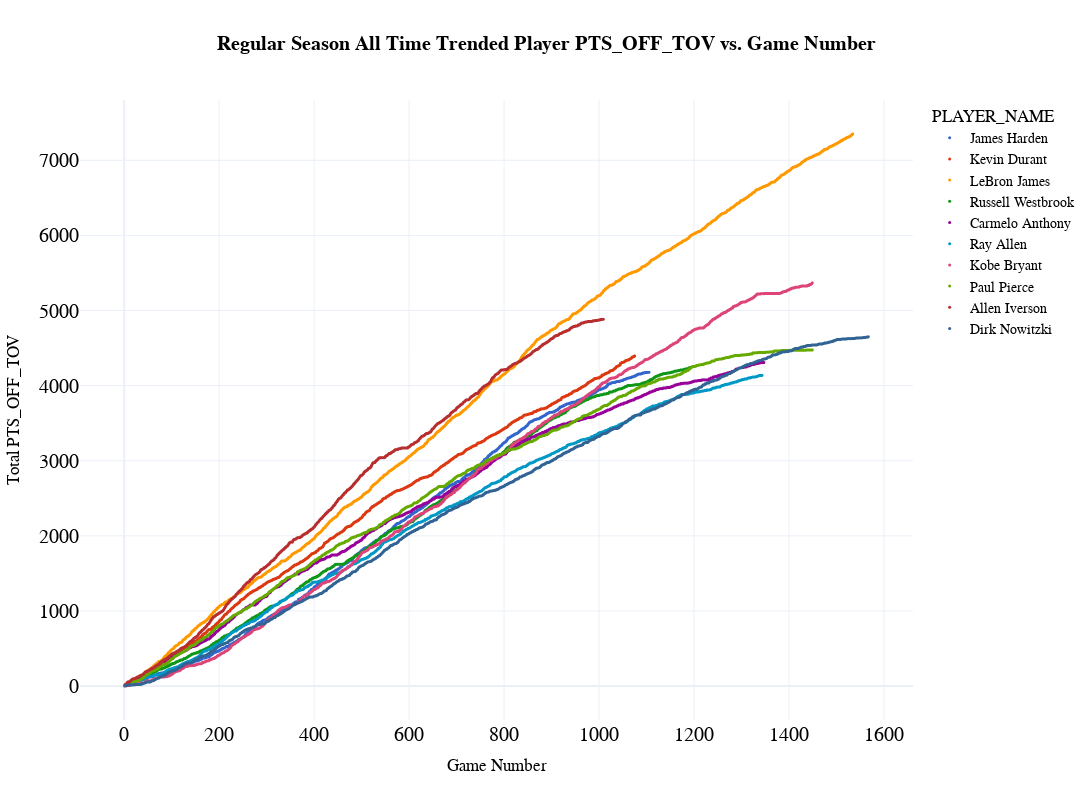

Here is the notebook cell this chart was saved with:
### Code cell
fig = px.scatter(
  df_top, 
  x="Game Number", 
  y="Total {}".format(sort_category),
  color='PLAYER_NAME',
  color_discrete_sequence=px.colors.qualitative.G10,
  title="<b>{} All Time Trended Player {} vs. Game Number</b>".format(types,sort_category),
  template="plotly_white",
  hover_data=['TEAM_ABBREVIATION',
       'PLAYER_NAME',
       'PTS_OFF_TOV', 'PTS_2ND_CHANCE', 'PTS_FB', 'PTS_PAINT',
       'OPP_PTS_OFF_TOV', 'OPP_PTS_2ND_CHANCE', 'OPP_PTS_FB', 'OPP_PTS_PAINT',
       'BLK', 'BLKA', 'PF', 'PFD', 'Season', 'GAME_ID_1', 'GAME_DATE',
       'MATCHUP', 'SEASON_1', 'Game Number', 'Total PTS_OFF_TOV',
       'Total PTS_2ND_CHANCE', 'Total PTS_FB', 'Total PTS_PAINT',
       'Total OPP_PTS_OFF_TOV', 'Total OPP_PTS_2ND_CHANCE', 'Total OPP_PTS_FB',
       'Total OPP_PTS_PAINT', 'Total BLK', 'Total BLKA', 'Total PF',
       'Total PFD'], 
  height=800, 
  width=1200,
  )

fig.update_layout(
    title_x=0.5,
    hoverlabel=dict(
        bgcolor="white",
        font_size=16,
        font_family="PT Sans Narrow"
    ),
    yaxis = dict(tickfont = dict(size=20)),
    xaxis = dict(tickfont = dict(size=20)),
    font=dict(
        family="PT Sans Narrow",
        size=14,
        color="Black"
    ),
    title_font_family="PT Sans Narrow"
)
fig.update_traces(marker={'size': 3})

fig

### Figure 1 — Plotly figure (JSON) as saved in the notebook; plotly's stock layout.template omitted (floating-point values rounded to 4 significant figures; data arrays with more than 128 entries replaced by an {"elided": "..."} marker saying what was removed)
{"data": [{"customdata": {"elided": "1111x30 mixed values"}, "hovertemplate": "PLAYER_NAME=%{customdata[1]}<br>Game Number=%{x}<br>Total PTS_OFF_TOV=%{y}<br>TEAM_ABBREVIATION=%{customdata[0]}<br>PTS_OFF_TOV=%{customdata[2]}<br>PTS_2ND_CHANCE=%{customdata[3]}<br>PTS_FB=%{customdata[4]}<br>PTS_PAINT=%{customdata[5]}<br>OPP_PTS_OFF_TOV=%{customdata[6]}<br>OPP_PTS_2ND_CHANCE=%{customdata[7]}<br>OPP_PTS_FB=%{customdata[8]}<br>OPP_PTS_PAINT=%{customdata[9]}<br>BLK=%{customdata[10]}<br>BLKA=%{customdata[11]}<br>PF=%{customdata[12]}<br>PFD=%{customdata[13]}<br>Season=%{customdata[14]}<br>GAME_ID_1=%{customdata[15]}<br>GAME_DATE=%{customdata[16]}<br>MATCHUP=%{customdata[17]}<br>SEASON_1=%{customdata[18]}<br>Total PTS_2ND_CHANCE=%{customdata[19]}<br>Total PTS_FB=%{customdata[20]}<br>Total PTS_PAINT=%{customdata[21]}<br>Total OPP_PTS_OFF_TOV=%{customdata[22]}<br>Total OPP_PTS_2ND_CHANCE=%{customdata[23]}<br>Total OPP_PTS_FB=%{customdata[24]}<br>Total OPP_PTS_PAINT=%{customdata[25]}<br>Total BLK=%{customdata[26]}<br>Total BLKA=%{customdata[27]}<br>Total PF=%{customdata[28]}<br>Total PFD=%{customdata[29]}<extra></extra>", "legendgroup": "James Harden", "marker": {"color": "#3366CC", "size": 3, "symbol": "circle"}, "mode": "markers", "name": "James Harden", "showlegend": true, "type": "scattergl", "x": {"elided": "1111 int values"}, "xaxis": "x", "y": {"elided": "1111 int values"}, "yaxis": "y"}, {"customdata": {"elided": "1079x30 mixed values"}, "hovertemplate": "PLAYER_NAME=%{customdata[1]}<br>Game Number=%{x}<br>Total PTS_OFF_TOV=%{y}<br>TEAM_ABBREVIATION=%{customdata[0]}<br>PTS_OFF_TOV=%{customdata[2]}<br>PTS_2ND_CHANCE=%{customdata[3]}<br>PTS_FB=%{customdata[4]}<br>PTS_PAINT=%{customdata[5]}<br>OPP_PTS_OFF_TOV=%{customdata[6]}<br>OPP_PTS_2ND_CHANCE=%{customdata[7]}<br>OPP_PTS_FB=%{customdata[8]}<br>OPP_PTS_PAINT=%{customdata[9]}<br>BLK=%{customdata[10]}<br>BLKA=%{customdata[11]}<br>PF=%{customdata[12]}<br>PFD=%{customdata[13]}<br>Season=%{customdata[14]}<br>GAME_ID_1=%{customdata[15]}<br>GAME_DATE=%{customdata[16]}<br>MATCHUP=%{customdata[17]}<br>SEASON_1=%{customdata[18]}<br>Total PTS_2ND_CHANCE=%{customdata[19]}<br>Total PTS_FB=%{customdata[20]}<br>Total PTS_PAINT=%{customdata[21]}<br>Total OPP_PTS_OFF_TOV=%{customdata[22]}<br>Total OPP_PTS_2ND_CHANCE=%{customdata[23]}<br>Total OPP_PTS_FB=%{customdata[24]}<br>Total OPP_PTS_PAINT=%{customdata[25]}<br>Total BLK=%{customdata[26]}<br>Total BLKA=%{customdata[27]}<br>Total PF=%{customdata[28]}<br>Total PFD=%{customdata[29]}<extra></extra>", "legendgroup": "Kevin Durant", "marker": {"color": "#DC3912", "size": 3, "symbol": "circle"}, "mode": "markers", "name": "Kevin Durant", "showlegend": true, "type": "scattergl", "x": {"elided": "1079 int values"}, "xaxis": "x", "y": {"elided": "1079 int values"}, "yaxis": "y"}, {"customdata": {"elided": "1538x30 mixed values"}, "hovertemplate": "PLAYER_NAME=%{customdata[1]}<br>Game Number=%{x}<br>Total PTS_OFF_TOV=%{y}<br>TEAM_ABBREVIATION=%{customdata[0]}<br>PTS_OFF_TOV=%{customdata[2]}<br>PTS_2ND_CHANCE=%{customdata[3]}<br>PTS_FB=%{customdata[4]}<br>PTS_PAINT=%{customdata[5]}<br>OPP_PTS_OFF_TOV=%{customdata[6]}<br>OPP_PTS_2ND_CHANCE=%{customdata[7]}<br>OPP_PTS_FB=%{customdata[8]}<br>OPP_PTS_PAINT=%{customdata[9]}<br>BLK=%{customdata[10]}<br>BLKA=%{customdata[11]}<br>PF=%{customdata[12]}<br>PFD=%{customdata[13]}<br>Season=%{customdata[14]}<br>GAME_ID_1=%{customdata[15]}<br>GAME_DATE=%{customdata[16]}<br>MATCHUP=%{customdata[17]}<br>SEASON_1=%{customdata[18]}<br>Total PTS_2ND_CHANCE=%{customdata[19]}<br>Total PTS_FB=%{customdata[20]}<br>Total PTS_PAINT=%{customdata[21]}<br>Total OPP_PTS_OFF_TOV=%{customdata[22]}<br>Total OPP_PTS_2ND_CHANCE=%{customdata[23]}<br>Total OPP_PTS_FB=%{customdata[24]}<br>Total OPP_PTS_PAINT=%{customdata[25]}<br>Total BLK=%{customdata[26]}<br>Total BLKA=%{customdata[27]}<br>Total PF=%{customdata[28]}<br>Total PFD=%{customdata[29]}<extra></extra>", "legendgroup": "LeBron James", "marker": {"color": "#FF9900", "size": 3, "symbol": "circle"}, "mode": "markers", "name": "LeBron James", "showlegend": true, "type": "scattergl", "x": {"elided": "1538 int values"}, "xaxis": "x", "y": {"elided": "1538 int values"}, "yaxis": "y"}, {"customdata": {"elided": "1198x30 mixed values"}, "hovertemplate": "PLAYER_NAME=%{customdata[1]}<br>Game Number=%{x}<br>Total PTS_OFF_TOV=%{y}<br>TEAM_ABBREVIATION=%{customdata[0]}<br>PTS_OFF_TOV=%{customdata[2]}<br>PTS_2ND_CHANCE=%{customdata[3]}<br>PTS_FB=%{customdata[4]}<br>PTS_PAINT=%{customdata[5]}<br>OPP_PTS_OFF_TOV=%{customdata[6]}<br>OPP_PTS_2ND_CHANCE=%{customdata[7]}<br>OPP_PTS_FB=%{customdata[8]}<br>OPP_PTS_PAINT=%{customdata[9]}<br>BLK=%{customdata[10]}<br>BLKA=%{customdata[11]}<br>PF=%{customdata[12]}<br>PFD=%{customdata[13]}<br>Season=%{customdata[14]}<br>GAME_ID_1=%{customdata[15]}<br>GAME_DATE=%{customdata[16]}<br>MATCHUP=%{customdata[17]}<br>SEASON_1=%{customdata[18]}<br>Total PTS_2ND_CHANCE=%{customdata[19]}<br>Total PTS_FB=%{customdata[20]}<br>Total PTS_PAINT=%{customdata[21]}<br>Total OPP_PTS_OFF_TOV=%{customdata[22]}<br>Total OPP_PTS_2ND_CHANCE=%{customdata[23]}<br>Total OPP_PTS_FB=%{customdata[24]}<br>Total OPP_PTS_PAINT=%{customdata[25]}<br>Total BLK=%{customdata[26]}<br>Total BLKA=%{customdata[27]}<br>Total PF=%{customdata[28]}<br>Total PFD=%{customdata[29]}<extra></extra>", "legendgroup": "Russell Westbrook", "marker": {"color": "#109618", "size": 3, "symbol": "circle"}, "mode": "markers", "name": "Russell Westbrook", "showlegend": true, "type": "scattergl", "x": {"elided": "1198 int values"}, "xaxis": "x", "y": {"elided": "1198 int values"}, "yaxis": "y"}, {"customdata": {"elided": "1347x30 mixed values"}, "hovertemplate": "PLAYER_NAME=%{customdata[1]}<br>Game Number=%{x}<br>Total PTS_OFF_TOV=%{y}<br>TEAM_ABBREVIATION=%{customdata[0]}<br>PTS_OFF_TOV=%{customdata[2]}<br>PTS_2ND_CHANCE=%{customdata[3]}<br>PTS_FB=%{customdata[4]}<br>PTS_PAINT=%{customdata[5]}<br>OPP_PTS_OFF_TOV=%{customdata[6]}<br>OPP_PTS_2ND_CHANCE=%{customdata[7]}<br>OPP_PTS_FB=%{customdata[8]}<br>OPP_PTS_PAINT=%{customdata[9]}<br>BLK=%{customdata[10]}<br>BLKA=%{customdata[11]}<br>PF=%{customdata[12]}<br>PFD=%{customdata[13]}<br>Season=%{customdata[14]}<br>GAME_ID_1=%{customdata[15]}<br>GAME_DATE=%{customdata[16]}<br>MATCHUP=%{customdata[17]}<br>SEASON_1=%{customdata[18]}<br>Total PTS_2ND_CHANCE=%{customdata[19]}<br>Total PTS_FB=%{customdata[20]}<br>Total PTS_PAINT=%{customdata[21]}<br>Total OPP_PTS_OFF_TOV=%{customdata[22]}<br>Total OPP_PTS_2ND_CHANCE=%{customdata[23]}<br>Total OPP_PTS_FB=%{customdata[24]}<br>Total OPP_PTS_PAINT=%{customdata[25]}<br>Total BLK=%{customdata[26]}<br>Total BLKA=%{customdata[27]}<br>Total PF=%{customdata[28]}<br>Total PFD=%{customdata[29]}<extra></extra>", "legendgroup": "Carmelo Anthony", "marker": {"color": "#990099", "size": 3, "symbol": "circle"}, "mode": "markers", "name": "Carmelo Anthony", "showlegend": true, "type": "scattergl", "x": {"elided": "1347 int values"}, "xaxis": "x", "y": {"elided": "1347 int values"}, "yaxis": "y"}, {"customdata": {"elided": "1343x30 mixed values"}, "hovertemplate": "PLAYER_NAME=%{customdata[1]}<br>Game Number=%{x}<br>Total PTS_OFF_TOV=%{y}<br>TEAM_ABBREVIATION=%{customdata[0]}<br>PTS_OFF_TOV=%{customdata[2]}<br>PTS_2ND_CHANCE=%{customdata[3]}<br>PTS_FB=%{customdata[4]}<br>PTS_PAINT=%{customdata[5]}<br>OPP_PTS_OFF_TOV=%{customdata[6]}<br>OPP_PTS_2ND_CHANCE=%{customdata[7]}<br>OPP_PTS_FB=%{customdata[8]}<br>OPP_PTS_PAINT=%{customdata[9]}<br>BLK=%{customdata[10]}<br>BLKA=%{customdata[11]}<br>PF=%{customdata[12]}<br>PFD=%{customdata[13]}<br>Season=%{customdata[14]}<br>GAME_ID_1=%{customdata[15]}<br>GAME_DATE=%{customdata[16]}<br>MATCHUP=%{customdata[17]}<br>SEASON_1=%{customdata[18]}<br>Total PTS_2ND_CHANCE=%{customdata[19]}<br>Total PTS_FB=%{customdata[20]}<br>Total PTS_PAINT=%{customdata[21]}<br>Total OPP_PTS_OFF_TOV=%{customdata[22]}<br>Total OPP_PTS_2ND_CHANCE=%{customdata[23]}<br>Total OPP_PTS_FB=%{customdata[24]}<br>Total OPP_PTS_PAINT=%{customdata[25]}<br>Total BLK=%{customdata[26]}<br>Total BLKA=%{customdata[27]}<br>Total PF=%{customdata[28]}<br>Total PFD=%{customdata[29]}<extra></extra>", "legendgroup": "Ray Allen", "marker": {"color": "#0099C6", "size": 3, "symbol": "circle"}, "mode": "markers", "name": "Ray Allen", "showlegend": true, "type": "scattergl", "x": {"elided": "1343 int values"}, "xaxis": "x", "y": {"elided": "1343 int values"}, "yaxis": "y"}, {"customdata": {"elided": "1449x30 mixed values"}, "hovertemplate": "PLAYER_NAME=%{customdata[1]}<br>Game Number=%{x}<br>Total PTS_OFF_TOV=%{y}<br>TEAM_ABBREVIATION=%{customdata[0]}<br>PTS_OFF_TOV=%{customdata[2]}<br>PTS_2ND_CHANCE=%{customdata[3]}<br>PTS_FB=%{customdata[4]}<br>PTS_PAINT=%{customdata[5]}<br>OPP_PTS_OFF_TOV=%{customdata[6]}<br>OPP_PTS_2ND_CHANCE=%{customdata[7]}<br>OPP_PTS_FB=%{customdata[8]}<br>OPP_PTS_PAINT=%{customdata[9]}<br>BLK=%{customdata[10]}<br>BLKA=%{customdata[11]}<br>PF=%{customdata[12]}<br>PFD=%{customdata[13]}<br>Season=%{customdata[14]}<br>GAME_ID_1=%{customdata[15]}<br>GAME_DATE=%{customdata[16]}<br>MATCHUP=%{customdata[17]}<br>SEASON_1=%{customdata[18]}<br>Total PTS_2ND_CHANCE=%{customdata[19]}<br>Total PTS_FB=%{customdata[20]}<br>Total PTS_PAINT=%{customdata[21]}<br>Total OPP_PTS_OFF_TOV=%{customdata[22]}<br>Total OPP_PTS_2ND_CHANCE=%{customdata[23]}<br>Total OPP_PTS_FB=%{customdata[24]}<br>Total OPP_PTS_PAINT=%{customdata[25]}<br>Total BLK=%{customdata[26]}<br>Total BLKA=%{customdata[27]}<br>Total PF=%{customdata[28]}<br>Total PFD=%{customdata[29]}<extra></extra>", "legendgroup": "Kobe Bryant", "marker": {"color": "#DD4477", "size": 3, "symbol": "circle"}, "mode": "markers", "name": "Kobe Bryant", "showlegend": true, "type": "scattergl", "x": {"elided": "1449 int values"}, "xaxis": "x", "y": {"elided": "1449 int values"}, "yaxis": "y"}, {"customdata": {"elided": "1449x30 mixed values"}, "hovertemplate": "PLAYER_NAME=%{customdata[1]}<br>Game Number=%{x}<br>Total PTS_OFF_TOV=%{y}<br>TEAM_ABBREVIATION=%{customdata[0]}<br>PTS_OFF_TOV=%{customdata[2]}<br>PTS_2ND_CHANCE=%{customdata[3]}<br>PTS_FB=%{customdata[4]}<br>PTS_PAINT=%{customdata[5]}<br>OPP_PTS_OFF_TOV=%{customdata[6]}<br>OPP_PTS_2ND_CHANCE=%{customdata[7]}<br>OPP_PTS_FB=%{customdata[8]}<br>OPP_PTS_PAINT=%{customdata[9]}<br>BLK=%{customdata[10]}<br>BLKA=%{customdata[11]}<br>PF=%{customdata[12]}<br>PFD=%{customdata[13]}<br>Season=%{customdata[14]}<br>GAME_ID_1=%{customdata[15]}<br>GAME_DATE=%{customdata[16]}<br>MATCHUP=%{customdata[17]}<br>SEASON_1=%{customdata[18]}<br>Total PTS_2ND_CHANCE=%{customdata[19]}<br>Total PTS_FB=%{customdata[20]}<br>Total PTS_PAINT=%{customdata[21]}<br>Total OPP_PTS_OFF_TOV=%{customdata[22]}<br>Total OPP_PTS_2ND_CHANCE=%{customdata[23]}<br>Total OPP_PTS_FB=%{customdata[24]}<br>Total OPP_PTS_PAINT=%{customdata[25]}<br>Total BLK=%{customdata[26]}<br>Total BLKA=%{customdata[27]}<br>Total PF=%{customdata[28]}<br>Total PFD=%{customdata[29]}<extra></extra>", "legendgroup": "Paul Pierce", "marker": {"color": "#66AA00", "size": 3, "symbol": "circle"}, "mode": "markers", "name": "Paul Pierce", "showlegend": true, "type": "scattergl", "x": {"elided": "1449 int values"}, "xaxis": "x", "y": {"elided": "1449 int values"}, "yaxis": "y"}, {"customdata": {"elided": "1009x30 mixed values"}, "hovertemplate": "PLAYER_NAME=%{customdata[1]}<br>Game Number=%{x}<br>Total PTS_OFF_TOV=%{y}<br>TEAM_ABBREVIATION=%{customdata[0]}<br>PTS_OFF_TOV=%{customdata[2]}<br>PTS_2ND_CHANCE=%{customdata[3]}<br>PTS_FB=%{customdata[4]}<br>PTS_PAINT=%{customdata[5]}<br>OPP_PTS_OFF_TOV=%{customdata[6]}<br>OPP_PTS_2ND_CHANCE=%{customdata[7]}<br>OPP_PTS_FB=%{customdata[8]}<br>OPP_PTS_PAINT=%{customdata[9]}<br>BLK=%{customdata[10]}<br>BLKA=%{customdata[11]}<br>PF=%{customdata[12]}<br>PFD=%{customdata[13]}<br>Season=%{customdata[14]}<br>GAME_ID_1=%{customdata[15]}<br>GAME_DATE=%{customdata[16]}<br>MATCHUP=%{customdata[17]}<br>SEASON_1=%{customdata[18]}<br>Total PTS_2ND_CHANCE=%{customdata[19]}<br>Total PTS_FB=%{customdata[20]}<br>Total PTS_PAINT=%{customdata[21]}<br>Total OPP_PTS_OFF_TOV=%{customdata[22]}<br>Total OPP_PTS_2ND_CHANCE=%{customdata[23]}<br>Total OPP_PTS_FB=%{customdata[24]}<br>Total OPP_PTS_PAINT=%{customdata[25]}<br>Total BLK=%{customdata[26]}<br>Total BLKA=%{customdata[27]}<br>Total PF=%{customdata[28]}<br>Total PFD=%{customdata[29]}<extra></extra>", "legendgroup": "Allen Iverson", "marker": {"color": "#B82E2E", "size": 3, "symbol": "circle"}, "mode": "markers", "name": "Allen Iverson", "showlegend": true, "type": "scattergl", "x": {"elided": "1009 int values"}, "xaxis": "x", "y": {"elided": "1009 int values"}, "yaxis": "y"}, {"customdata": {"elided": "1567x30 mixed values"}, "hovertemplate": "PLAYER_NAME=%{customdata[1]}<br>Game Number=%{x}<br>Total PTS_OFF_TOV=%{y}<br>TEAM_ABBREVIATION=%{customdata[0]}<br>PTS_OFF_TOV=%{customdata[2]}<br>PTS_2ND_CHANCE=%{customdata[3]}<br>PTS_FB=%{customdata[4]}<br>PTS_PAINT=%{customdata[5]}<br>OPP_PTS_OFF_TOV=%{customdata[6]}<br>OPP_PTS_2ND_CHANCE=%{customdata[7]}<br>OPP_PTS_FB=%{customdata[8]}<br>OPP_PTS_PAINT=%{customdata[9]}<br>BLK=%{customdata[10]}<br>BLKA=%{customdata[11]}<br>PF=%{customdata[12]}<br>PFD=%{customdata[13]}<br>Season=%{customdata[14]}<br>GAME_ID_1=%{customdata[15]}<br>GAME_DATE=%{customdata[16]}<br>MATCHUP=%{customdata[17]}<br>SEASON_1=%{customdata[18]}<br>Total PTS_2ND_CHANCE=%{customdata[19]}<br>Total PTS_FB=%{customdata[20]}<br>Total PTS_PAINT=%{customdata[21]}<br>Total OPP_PTS_OFF_TOV=%{customdata[22]}<br>Total OPP_PTS_2ND_CHANCE=%{customdata[23]}<br>Total OPP_PTS_FB=%{customdata[24]}<br>Total OPP_PTS_PAINT=%{customdata[25]}<br>Total BLK=%{customdata[26]}<br>Total BLKA=%{customdata[27]}<br>Total PF=%{customdata[28]}<br>Total PFD=%{customdata[29]}<extra></extra>", "legendgroup": "Dirk Nowitzki", "marker": {"color": "#316395", "size": 3, "symbol": "circle"}, "mode": "markers", "name": "Dirk Nowitzki", "showlegend": true, "type": "scattergl", "x": {"elided": "1567 int values"}, "xaxis": "x", "y": {"elided": "1567 int values"}, "yaxis": "y"}], "layout": {"font": {"color": "Black", "family": "PT Sans Narrow", "size": 14}, "height": 800, "hoverlabel": {"bgcolor": "white", "font": {"family": "PT Sans Narrow", "size": 16}}, "legend": {"title": {"text": "PLAYER_NAME"}, "tracegroupgap": 0}, "title": {"font": {"family": "PT Sans Narrow"}, "text": "<b>Regular Season All Time Trended Player PTS_OFF_TOV vs. Game Number</b>", "x": 0.5}, "width": 1200, "xaxis": {"anchor": "y", "domain": [0, 1], "tickfont": {"size": 20}, "title": {"text": "Game Number"}}, "yaxis": {"anchor": "x", "domain": [0, 1], "tickfont": {"size": 20}, "title": {"text": "Total PTS_OFF_TOV"}}}}
